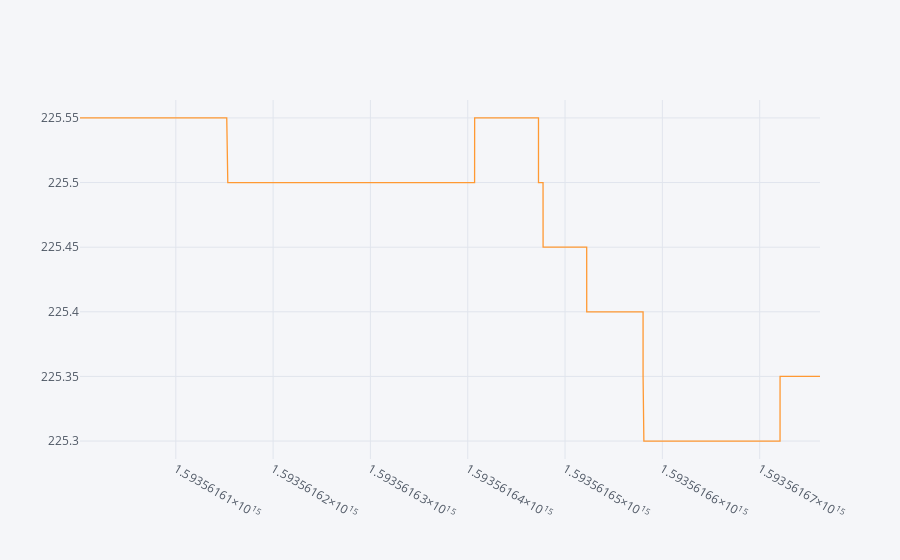

Source (notebook cell):
### Code cell
df[df['symbol']=='ETH-PERPETUAL'].set_index('timestamp')['asks[0].price'].iplot()

### Figure 1 — Plotly figure (JSON) as saved in the notebook; plotly's stock layout.template omitted (floating-point values rounded to 4 significant figures; data arrays with more than 128 entries replaced by an {"elided": "..."} marker saying what was removed)
{"data": [{"line": {"color": "rgba(255, 153, 51, 1.0)", "dash": "solid", "shape": "linear", "width": 1.3}, "mode": "lines", "name": "asks[0].price", "text": "", "type": "scatter", "x": {"elided": "1674 int values"}, "y": {"elided": "1674 float values"}}], "layout": {"legend": {"bgcolor": "#F5F6F9", "font": {"color": "#4D5663"}}, "paper_bgcolor": "#F5F6F9", "plot_bgcolor": "#F5F6F9", "title": {"font": {"color": "#4D5663"}}, "xaxis": {"gridcolor": "#E1E5ED", "showgrid": true, "tickfont": {"color": "#4D5663"}, "title": {"font": {"color": "#4D5663"}, "text": ""}, "zerolinecolor": "#E1E5ED"}, "yaxis": {"gridcolor": "#E1E5ED", "showgrid": true, "tickfont": {"color": "#4D5663"}, "title": {"font": {"color": "#4D5663"}, "text": ""}, "zerolinecolor": "#E1E5ED"}}}
